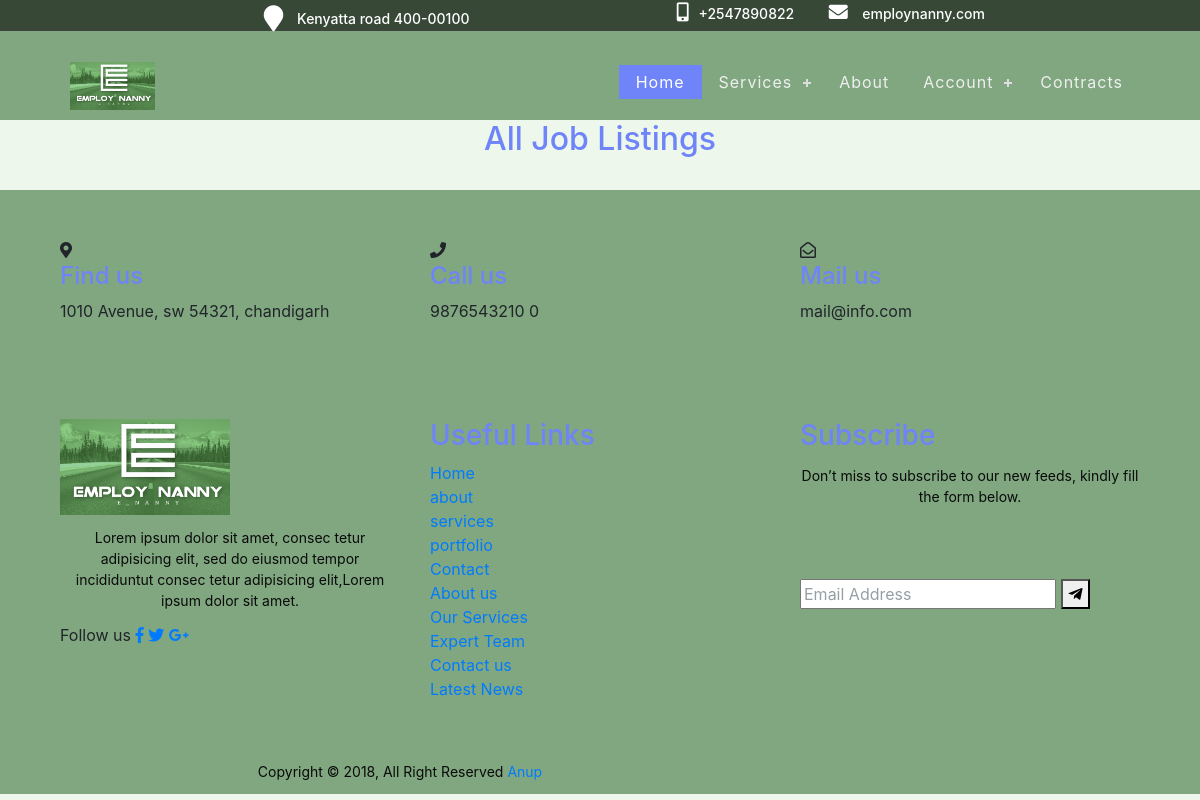
The app's page /job_listing, older data.
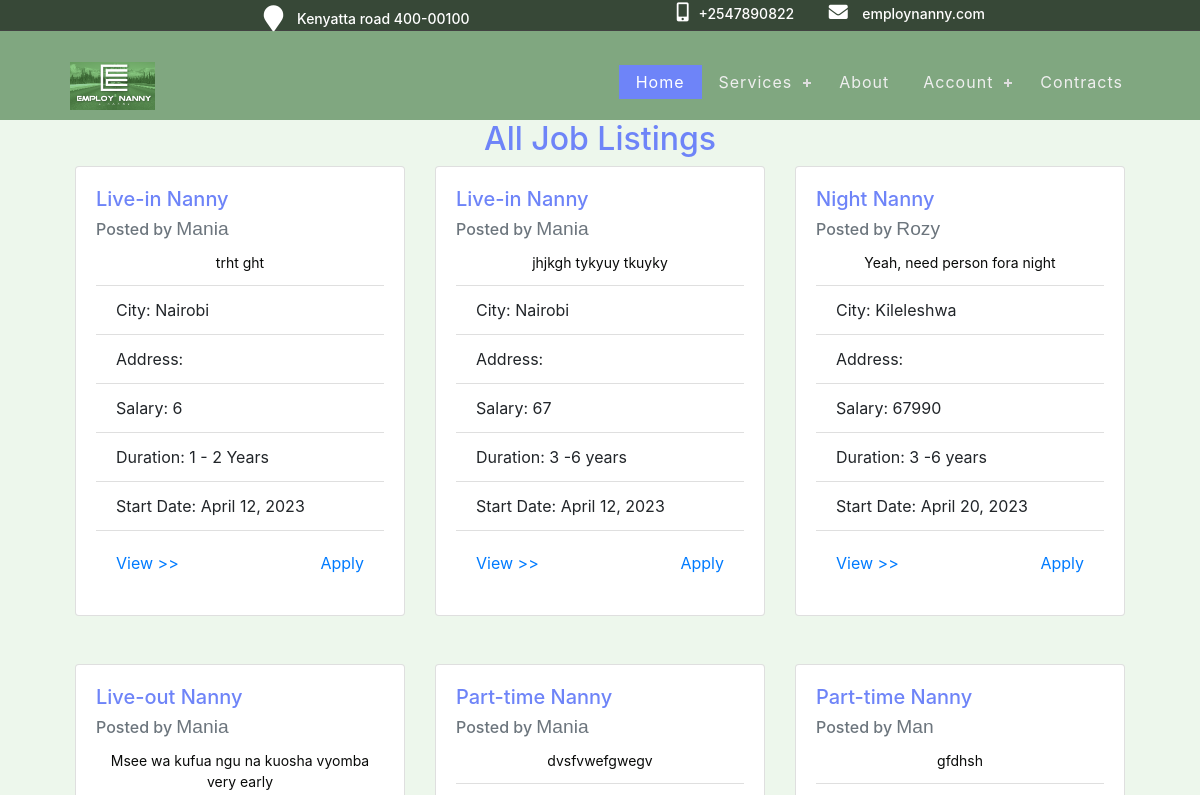
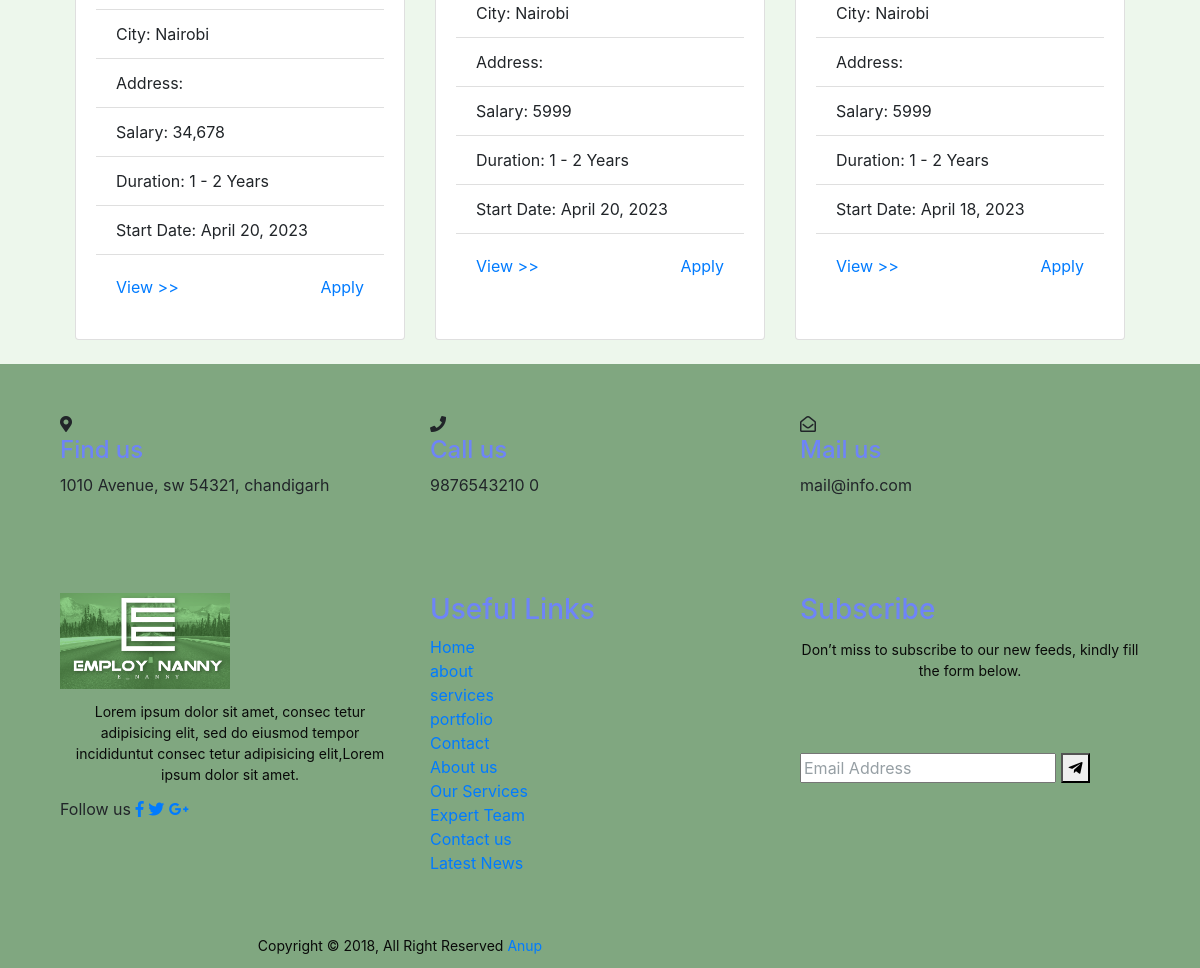
The same page, newer data (2 pictures, top to bottom).
### jobapp/models.py (models this page shows, shortened)
class jobModel(models.Model):
    employer = models.ForeignKey(User, on_delete=models.CASCADE)
    category = models.CharField(max_length=100, choices=CATEGORIES)
    city = models.CharField(max_length=100)
    addresss = models.CharField(max_length=100)
    salary = models.CharField(max_length=100)
    language = models.CharField(max_length=100)
    nanny_age = models.CharField(max_length=100, choices=AGE_GROUP_CHOICES)
    hours_per_day = models.IntegerField(default=2)
    start_date = models.DateField()
    years_of_experience = models.IntegerField(default=0)
    duration = models.CharField(max_length=100, choices=CONTRACT_DURATION)
    date_posted = models.DateTimeField(auto_now_add=True)
    job_description = models.TextField(blank=True)

### jobapp/views.py (the view)
# urls.py: path('job_listing', views.job_listings, name="job_listing"),
def job_listings(request):
    jobs = jobModel.objects.all().order_by('-date_posted')
    context = {'jobs': jobs}
    return render(request, 'jobapp/joblistings.html', context)

### jobapp/templates/jobapp/joblistings.html (shortened to what this page needs)
{% extends 'jobapp/base.html' %}
{% block content %}
  <h2 class="text-center">All Job Listings</h2>
  <div class="container" style="max-width: 90%">
    <div class="row justify-content-center mb-4 px-6">
      {% for job in jobs %}
        <div class="col-md-4 mb-4">
          <div class="card h-100">
            <div class="card-body">
              <h5 class="card-title">{{ job.category }}</h5>
              <h6 class="card-subtitle mb-2 text-muted">Posted by <span class="employer">{{ job.employer.username }}</span></h6>
              <p class="card-text">{{ job.job_description|truncatechars:200 }}</p>
              <ul class="list-group list-group-flush">
                <li class="list-group-item">City: {{ job.city }}</li>
                <li class="list-group-item">Address: {{ job.address }}</li>
                <li class="list-group-item">Salary: {{ job.salary }}</li>
                <li class="list-group-item">Duration: {{ job.duration }}</li>
                <li class="list-group-item">Start Date: {{ job.start_date }}</li>
              </ul>
              <div class="card-body d-flex justify-content-between align-items-end">
                <a href="{% url 'job_detail' job_id=job.pk %}" class="card-link float-left">View >></a>
                <a href="#" class="card-link ml-auto">Apply</a>
              </div>
            </div>
          </div>
        </div>
        {% if forloop.counter|divisibleby:3 %}
          </div><div class="row justify-content-center">
        {% endif %}
      {% endfor %}
    </div>
  </div>
{% endblock %}

### jobapp/templates/jobapp/base.html (shortened to what this page needs)
{%load static%}
<!DOCTYPE html>
<html lang="en">
<head>
    <link rel="stylesheet" href="https://maxcdn.bootstrapcdn.com/bootstrap/4.1.3/css/bootstrap.min.css">
<link rel="stylesheet" href="https://use.fontawesome.com/releases/v5.6.3/css/all.css">
<link rel="stylesheet" href="{%static 'css/base.css'%}"/>
<link rel="stylesheet" href="{%static 'css/registration.css'%}"/>
<link rel="stylesheet" href="{%static 'css/header.css'%}"/>
<link rel="stylesheet" href="{%static 'css/home.css'%}"/>
<link rel="stylesheet" href="{%static 'css/base.css'%}"/>
<link rel="stylesheet" href="{%static 'css/nannyDetails.css'%}"/>
</head>
<body>
   {%include 'jobapp/header.html'%}
   {%block content%} {%endblock content%}
   {%include 'jobapp/footer.html'%}
</body>
</html>

### jobapp/templates/jobapp/header.html (shortened to what this page needs)
{% load static %}
<header>
  <div class="header-top">
    <div class="container">
      <div class="row">
        <div class="col-md-5 col-sm-12 right_info">
          <p><i class="fa fa-map-marker"></i> Kenyatta road 400-00100</p>
        </div>
        <div class="col-md-7 col-sm-12 left_info">
          <ul>
            <li><i class="fa fa-mobile-alt"></i><a href="0740743521">+2547890822</a></li>
            <li>
              <i class="fa fa-envelope" aria-hidden="true"></i>
              <a href="home">employnanny.com</a>
            </li>
          </ul>
        </div>
      </div>
    </div>
  </div>
  <div class="header-main">
    <div class="head_container">
      <nav id="cssmenu">
        <div class="logo">
          <a href="{% url 'home' %}">
            <img class="logo3" src="{% static 'images/logo.png' %}" alt="P" />
          </a>
        </div>
        <ul>
          <li class="active"><a href="{% url 'home' %}">Home</a></li>
          <li>
            <a href="#">Services</a>
          </li>
          <li><a href="#">About</a></li>
          <li>
            <a href="#">Account</a>
          </li>
          <li><a href="#">Contracts</a></li>
        </ul>
      </nav>
    </div>
  </div>
</header>

### jobapp/templates/jobapp/footer.html
{%load static%}
<footer class="footer-section" style="background: rgb(128, 167, 128)">
  <div class="head_container">
    <div class="footer-cta pt-5 pb-5">
      <div class="row">
        <div class="col-xl-4 col-md-4 mb-30">
          <div class="single-cta">
            <i class="fas fa-map-marker-alt"></i>
            <div class="cta-text">
              <h4>Find us</h4>
              <span>1010 Avenue, sw 54321, chandigarh</span>
            </div>
          </div>
        </div>
        <div class="col-xl-4 col-md-4 mb-30">
          <div class="single-cta">
            <i class="fas fa-phone"></i>
            <div class="cta-text">
              <h4>Call us</h4>
              <span>9876543210 0</span>
            </div>
          </div>
        </div>
        <div class="col-xl-4 col-md-4 mb-30">
          <div class="single-cta">
            <i class="far fa-envelope-open"></i>
            <div class="cta-text">
              <h4>Mail us</h4>
              <span>mail@info.com</span>
            </div>
          </div>
        </div>
      </div>
    </div>
    <div class="footer-content pt-5 pb-5">
      <div class="row">
        <div class="col-xl-4 col-lg-4 mb-50">
          <div class="footer-widget">
            <div class="footer-logo">
              <a href="{%url 'home'%}"
                ><img
                  class="logo3"
                  src="{% static 'images/logo.png' %}"
                  alt="P"
                />
              </a>
            </div>
            <div class="footer-text">
              <p>
                Lorem ipsum dolor sit amet, consec tetur adipisicing elit, sed
                do eiusmod tempor incididuntut consec tetur adipisicing
                elit,Lorem ipsum dolor sit amet.
              </p>
            </div>
            <div class="footer-social-icon">
              <span>Follow us</span>
              <a href="#"><i class="fab fa-facebook-f facebook-bg"></i></a>
              <a href="#"><i class="fab fa-twitter twitter-bg"></i></a>
              <a href="#"><i class="fab fa-google-plus-g google-bg"></i></a>
            </div>
          </div>
        </div>
        <div class="col-xl-4 col-lg-4 col-md-6 mb-30">
          <div class="footer-widget">
            <div class="footer-widget-heading">
              <h3>Useful Links</h3>
            </div>
            <ul>
              <li><a href="#">Home</a></li>
              <li><a href="#">about</a></li>
              <li><a href="#">services</a></li>
              <li><a href="#">portfolio</a></li>
              <li><a href="#">Contact</a></li>
              <li><a href="#">About us</a></li>
              <li><a href="#">Our Services</a></li>
              <li><a href="#">Expert Team</a></li>
              <li><a href="#">Contact us</a></li>
              <li><a href="#">Latest News</a></li>
            </ul>
          </div>
        </div>
        <div class="col-xl-4 col-lg-4 col-md-6 mb-50">
          <div class="footer-widget">
            <div class="footer-widget-heading">
              <h3>Subscribe</h3>
            </div>
            <div class="footer-text mb-25">
              <p>
                Don’t miss to subscribe to our new feeds, kindly fill the form
                below.
              </p>
            </div>
            <div class="subscribe-form">
              <form action="#">
                <input type="text" placeholder="Email Address" />
                <button><i class="fab fa-telegram-plane"></i></button>
              </form>
            </div>
          </div>
        </div>
      </div>
    </div>
  </div>
  <div class="copyright-area">
    <div class="container">
      <div class="row">
        <div class="col-xl-6 col-lg-6 text-center text-lg-left">
          <div class="copyright-text">
            <p>
              Copyright &copy; 2018, All Right Reserved
              <a href="https://codepen.io/anupkumar92/">Anup</a>
            </p>
          </div>
        </div>
      </div>
    </div>
  </div>
</footer>

### static/css/registration.css (style rules this page uses)
::placeholder { color: #969fa4; }
p { text-align: center; font-size: 14px; color: #090a09; margin: 12px 0; }
form { padding-top: 60px; }

### static/css/header.css (style rules this page uses)
h1, h2, h3, h4, h5, h6 { color: rgb(110, 132, 248); }
a, a:hover, a:focus, a:active { text-decoration: none; outline: none; }
body { background-color: rgb(237, 247, 236); }
header { background: rgb(128, 167, 128); }
.head_container { width: 90%; margin: 0 auto; }
ul { margin: 0; padding: 0; list-style: none; }
header { position: relative; width: 100%; background: rgb(128, 167, 128); z-index: 99; height: 120px; }
.header-top { padding: 1px 0px 1px 0px; background: rgba(0, 0, 0, 0.57); }
.left_info ul li { display: inline-block; margin-right: 30px; }
.left_info a { color: #fffefe; font-size: 14px; font-weight: 500; }
.left_info i.fa { font-size: 19px; color: #fff; padding-right: 10px; }
.right_info p { color: #fff; font-size: 14px; font-weight: 500; line-height: 20px; margin: 0; }
.left_info { text-align: right; }
.right_info i.fa { font-size: 26px; margin-right: 10px; position: relative; bottom: -4px; }
.left_info ul li:last-child { margin: 0px !important; }
.header-main { padding: 21px 0; border-top: 1px solid #424242; }
nav#cssmenu ul { float: right; margin-top: 13px; }
.logo { position: relative; z-index: 123; padding: 10px; font: 18px verdana; color: #6ddb07; float: left; }
.logo img { max-width: 170px; }
.logo a { color: #6ddb07; }
#cssmenu, #cssmenu ul, #cssmenu ul li, #cssmenu ul li a, #cssmenu #head-mobile { border: 0; list-style: none; line-height: 1; display: block; position: relative; -webkit-box-sizing: border-box; -moz-box-sizing: border-box; box-sizing: border-box; }
#cssmenu:after, #cssmenu > ul:after { content: "."; display: block; clear: both; visibility: hidden; line-height: 0; height: 0; }
#cssmenu > ul > li { float: left; }
#cssmenu > ul > li > a { padding: 9px 17px; font-size: 16px; letter-spacing: 1px; text-decoration: none; color: #efefef; }
#cssmenu > ul > li:hover > a, #cssmenu ul li.active a { color: #fff; }
#cssmenu > ul > li:hover, #cssmenu ul li.active:hover, #cssmenu ul li.active, #cssmenu ul li.has-sub.active:hover { background: rgb(110, 132, 248); -webkit-transition: background 0.3s ease; -ms-transition: background 0.3s ease; transition: background 0.3s ease; }
#cssmenu > ul > li.has-sub > a { padding-right: 30px; }
#cssmenu > ul > li.has-sub > a:after { position: absolute; top: 17px; right: 11px; width: 8px; height: 2px; display: block; background: #ddd; content: ""; }
#cssmenu > ul > li.has-sub > a:before { position: absolute; top: 14px; right: 14px; display: block; width: 2px; height: 8px; background: #ddd; content: ""; -webkit-transition: all 0.25s ease; -ms-transition: all 0.25s ease; transition: all 0.25s ease; }

### static/css/home.css (style rules this page uses)
img { width: 100%; }
.logo3 { height: 50%; width: 50%; }

### static/css/nannyDetails.css (style rules this page uses)
.container { margin-right: auto; margin-left: auto; max-width: 800px; }
.row { display: flex; flex-wrap: wrap; }

### jobapp/templates/jobapp/joblistings.html (style rules this page uses)
.employer { font-size: 1.2rem; font-family: Arial, sans-serif; text-transform: capitalize; }

Row changes from the older to the newer data that the page shows:
added jobModel: category "Live-in Nanny", employer.username "Mania", job_description "trht ght", city "Nairobi", salary "6", duration "1 - 2 Years", start_date "April 12, 2023"
added jobModel: category "Live-in Nanny", employer.username "Mania", job_description "jhjkgh tykyuy tkuyky", city "Nairobi", salary "67", duration "3 -6 years", start_date "April 12, 2023"
added jobModel: category "Night Nanny", employer.username "Rozy", job_description "Yeah, need person fora night", city "Kileleshwa", salary "67990", duration "3 -6 years", start_date "April 20, 2023"
added jobModel: category "Live-out Nanny", employer.username "Mania", job_description "Msee wa kufua ngu na kuosha vyomba very early", city "Nairobi", salary "34,678", duration "1 - 2 Years", start_date "April 20, 2023"
added jobModel: category "Part-time Nanny", employer.username "Mania", job_description "dvsfvwefgwegv", city "Nairobi", salary "5999", duration "1 - 2 Years", start_date "April 20, 2023"
added jobModel: category "Part-time Nanny", employer.username "Man", job_description "gfdhsh", city "Nairobi", salary "5999", duration "1 - 2 Years", start_date "April 18, 2023"
